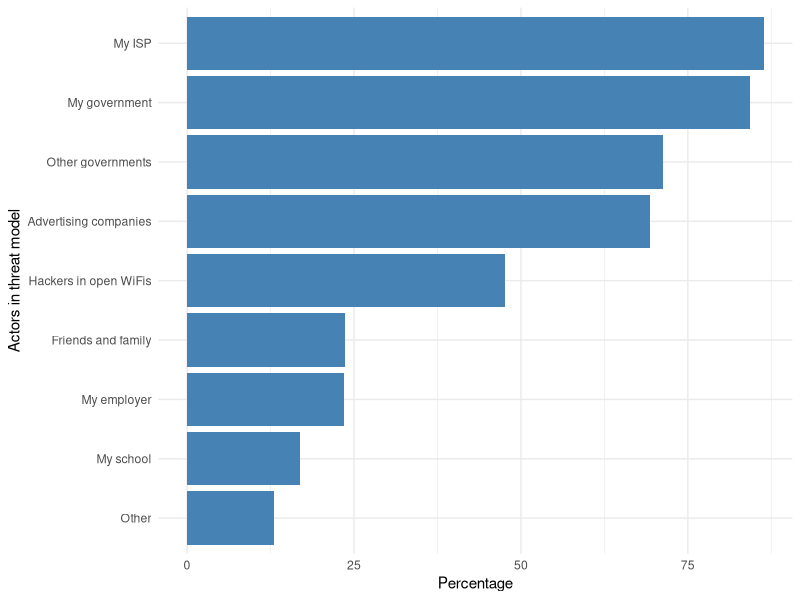

The R script that drew this image:
library(ggplot2)

cairo_pdf("tor-threats.pdf", height=2, width=4)

df <- data.frame(
    threats = c("My government", "Other governments", "My ISP", "My school",
                "My employer", "Friends and family", "Advertising companies",
                "Hackers in open WiFis", "Other"),
    count = c(84.25, 71.35, 86.34, 16.89, 23.53, 23.72, 69.26, 47.63, 13.09)
)

df$threats <- factor(df$threats, levels = df$threats[order(df$count)])

ggplot(data = df, aes(x = threats, y = count)) +
       geom_bar(stat = "identity", fill = "steelblue") +
       labs(x = "Actors in threat model") +
       labs(y = "Percentage") +
       coord_flip() +
       theme_minimal()

dev.off()
